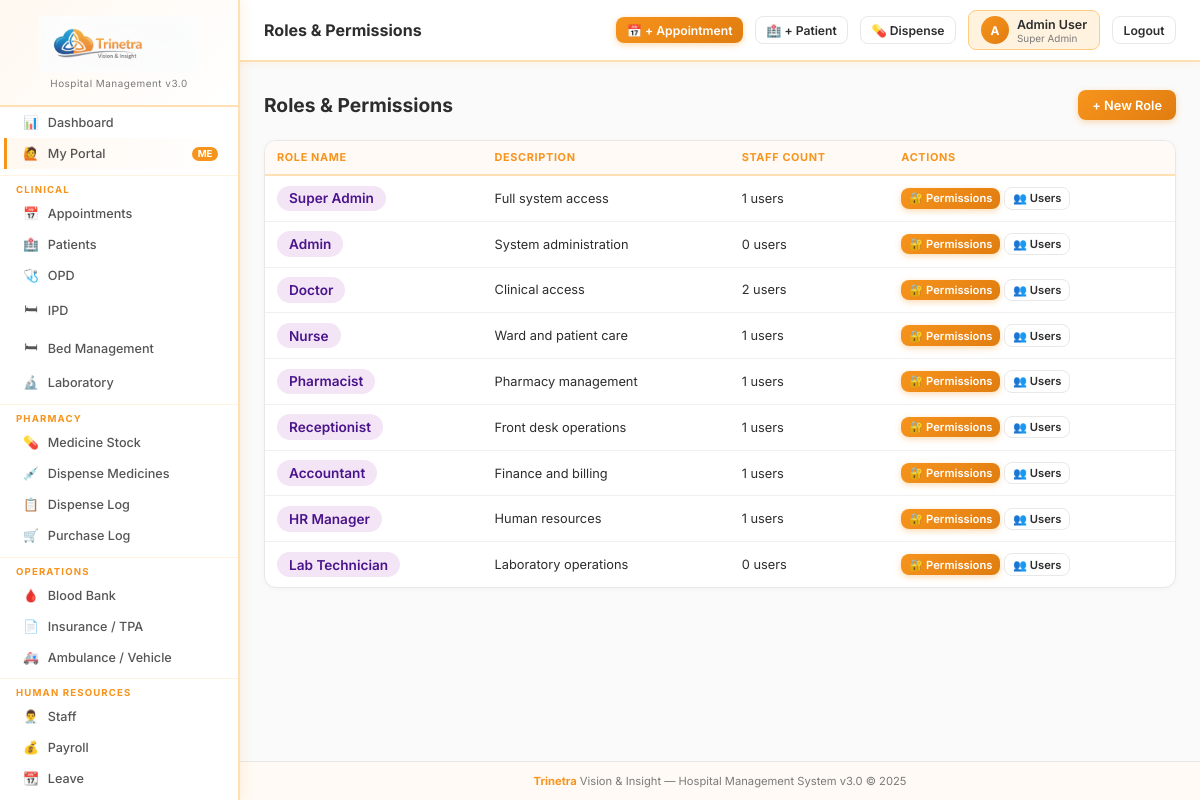
Page /admin/roles (signed in) on the committed database.
### tables this page shows
CREATE TABLE roles (
    id INTEGER PRIMARY KEY AUTOINCREMENT, name TEXT NOT NULL UNIQUE,
    description TEXT DEFAULT '', is_active INTEGER DEFAULT 1
);

### app.py (the view)
@app.route('/admin/roles')
@perm_required('admin','view')
def admin_roles():
    roles = qdb("SELECT roles.*,COUNT(staff_roles.staff_id) as staff_count FROM roles LEFT JOIN staff_roles ON staff_roles.role_id=roles.id GROUP BY roles.id ORDER BY roles.id")
    return render_template('admin/roles.html', roles=roles)

### app.py (called while the page is built)
def get_db():
    db = getattr(g, '_database', None)
    if db is None:
        db = g._database = sqlite3.connect(DATABASE)
        db.row_factory = sqlite3.Row
        db.execute("PRAGMA foreign_keys = ON")
    return db

@app.teardown_appcontext
def close_connection(exception):
    db = getattr(g, '_database', None)
    if db is not None: db.close()

def qdb(query, args=(), one=False):
    cur = get_db().execute(query, args)
    rv = cur.fetchall()
    return (rv[0] if rv else None) if one else rv

def get_user(): return session.get('hospitaladmin', {})

def get_user_permissions():
    user = get_user()
    if not user: return {}
    if user.get('roles') == 'Super Admin':
        return {m: {'view':True,'add':True,'edit':True,'delete':True} for m in ALL_MODULES}
    role_id = user.get('role_id', 0)
    rows = qdb("SELECT module,can_view,can_add,can_edit,can_delete FROM role_permissions WHERE role_id=?", (role_id,))
    return {r['module']: {'view':bool(r['can_view']),'add':bool(r['can_add']),'edit':bool(r['can_edit']),'delete':bool(r['can_delete'])} for r in rows}

def perm_required(module, action='view'):
    def decorator(f):
        @wraps(f)
        def decorated(*args, **kwargs):
            if 'hospitaladmin' not in session:
                return redirect(url_for('login'))
            user = get_user()
            if user.get('roles') == 'Super Admin':
                return f(*args, **kwargs)
            perms = get_user_permissions()
            if not perms.get(module, {}).get(action):
                flash(f'Access denied: {action} permission required for {module}.', 'danger')
                return redirect(url_for('dashboard'))
            return f(*args, **kwargs)
        return decorated
    return decorator

@app.context_processor
def inject_globals():
    user = get_user()
    perms = get_user_permissions() if user else {}
    settings = {}
    if user:
        try:
            rows = qdb("SELECT name,value FROM sch_settings")
            settings = {r['name']: r['value'] for r in rows}
        except: pass
    return dict(current_user=type('U', (), user)() if user else None,
                user_perms=perms, settings=settings,
                ALL_MODULES=ALL_MODULES)

### templates/admin/roles.html
{% extends 'base.html' %}{% block title %}Roles{% endblock %}{% block page_title %}Roles & Permissions{% endblock %}{% block content %}
<div class="page-header"><div><h1>Roles & Permissions</h1></div><a href="{{ url_for('admin_role_add') }}" class="btn btn-primary">+ New Role</a></div>
<div class="card"><div class="card-body p-0"><div class="table-wrap"><table>
<thead><tr><th>Role Name</th><th>Description</th><th>Staff Count</th><th>Actions</th></tr></thead>
<tbody>{% for r in roles %}<tr>
  <td><span class="badge badge-purple" style="font-size:.85rem;padding:.3rem .75rem;">{{ r.name }}</span></td>
  <td>{{ r.description or '—' }}</td>
  <td>{{ r.staff_count }} users</td>
  <td>
    <a href="{{ url_for('admin_role_permissions',rid=r.id) }}" class="btn btn-primary btn-xs">🔐 Permissions</a>
    <a href="{{ url_for('admin_users') }}" class="btn btn-secondary btn-xs">👥 Users</a>
  </td>
</tr>{% endfor %}</tbody>
</table></div></div></div>{% endblock %}

### templates/base.html (shortened to what this page needs)
<!DOCTYPE html>
<html lang="en">
<head>
</head>
<body>
{% if current_user %}
<nav class="sidebar">
  <div class="sidebar-brand">
    <img alt="Trinetra Vision & Insight">
    <div class="version">Hospital Management v3.0</div>
  </div>
  {% if user_perms.get('dashboard',{}).get('view',True) %}
  <a href="{{ url_for('dashboard') }}" class="{{ 'active' if request.endpoint=='dashboard' }}"><i class="icon">📊</i>Dashboard</a>
  {% endif %}
  <a href="/my"
     class="{{ 'active' if (request.endpoint or '').startswith('my_') }}"
     style="{% if not (request.endpoint or '').startswith('my_') %}background:linear-gradient(90deg,#fff8f0,#fff);border-left:3px solid #F7941D;{% endif %}">
    <i class="icon">🙋</i>
    <span style="flex:1;">My Portal</span>
    <span style="font-size:.6rem;background:#F7941D;color:#fff;padding:.1rem .35rem;border-radius:.75rem;font-weight:700;">ME</span>
  </a>
  <div class="sidebar-section">Clinical</div>
  {% if user_perms.get('appointments',{}).get('view') %}<a href="{{ url_for('appointments') }}" class="{{ 'active' if 'appointment' in (request.endpoint or '') }}"><i class="icon">📅</i>Appointments</a>{% endif %}
  {% if user_perms.get('patients',{}).get('view') %}<a href="{{ url_for('patients') }}" class="{{ 'active' if 'patient' in (request.endpoint or '') and 'blood' not in (request.endpoint or '') }}"><i class="icon">🏥</i>Patients</a>{% endif %}
  {% if user_perms.get('opd',{}).get('view') %}<a href="{{ url_for('opd') }}" class="{{ 'active' if request.endpoint=='opd' }}"><i class="icon">🩺</i>OPD</a>{% endif %}
  {% if user_perms.get('ipd',{}).get('view') %}<a href="{{ url_for('ipd') }}" class="{{ 'active' if request.endpoint=='ipd' }}"><i class="icon">🛏</i>IPD</a>{% endif %}
  {% if user_perms.get('beds',{}).get('view') %}<a href="{{ url_for('beds') }}" class="{{ 'active' if 'bed' in (request.endpoint or '') }}"><i class="icon">🛏</i>Bed Management</a>{% endif %}
  {% if user_perms.get('lab',{}).get('view') %}<a href="{{ url_for('lab') }}" class="{{ 'active' if 'lab' in (request.endpoint or '') }}"><i class="icon">🔬</i>Laboratory</a>{% endif %}
  <div class="sidebar-section">Pharmacy</div>
  {% if user_perms.get('pharmacy',{}).get('view') %}
  <a href="{{ url_for('pharmacy_list') }}" class="{{ 'active' if request.endpoint=='pharmacy_list' }}"><i class="icon">💊</i>Medicine Stock</a>
  <a href="{{ url_for('pharmacy_dispense') }}" class="{{ 'active' if request.endpoint=='pharmacy_dispense' }}"><i class="icon">💉</i>Dispense Medicines</a>
  <a href="{{ url_for('pharmacy_dispense_all') }}" class="{{ 'active' if request.endpoint=='pharmacy_dispense_all' }}"><i class="icon">📋</i>Dispense Log</a>
  <a href="{{ url_for('pharmacy_purchases') }}" class="{{ 'active' if request.endpoint=='pharmacy_purchases' }}"><i class="icon">🛒</i>Purchase Log</a>
  {% endif %}
  <div class="sidebar-section">Operations</div>
  {% if user_perms.get('bloodbank',{}).get('view') %}<a href="{{ url_for('bloodbank') }}" class="{{ 'active' if 'bloodbank' in (request.endpoint or '') }}"><i class="icon">🩸</i>Blood Bank</a>{% endif %}
  {% if user_perms.get('insurance',{}).get('view') %}<a href="{{ url_for('insurance') }}" class="{{ 'active' if 'insurance' in (request.endpoint or '') }}"><i class="icon">📄</i>Insurance / TPA</a>{% endif %}
  {% if user_perms.get('vehicle',{}).get('view') %}<a href="{{ url_for('vehicle_list') }}" class="{{ 'active' if 'vehicle' in (request.endpoint or '') }}"><i class="icon">🚑</i>Ambulance / Vehicle</a>{% endif %}
  <div class="sidebar-section">Human Resources</div>
  {% if user_perms.get('staff',{}).get('view') %}<a href="{{ url_for('staff_list') }}" class="{{ 'active' if request.endpoint in ['staff_list','staff_view','staff_edit'] }}"><i class="icon">👨‍⚕️</i>Staff</a>{% endif %}
  {% if user_perms.get('payroll',{}).get('view') %}<a href="{{ url_for('payroll_list') }}" class="{{ 'active' if 'payroll' in (request.endpoint or '') }}"><i class="icon">💰</i>Payroll</a>{% endif %}
  {% if user_perms.get('hr_leave',{}).get('view') %}<a href="{{ url_for('hr_leave') }}" class="{{ 'active' if 'leave' in (request.endpoint or '') }}"><i class="icon">📆</i>Leave</a>{% endif %}
  {% if user_perms.get('hr_attendance',{}).get('view') %}<a href="{{ url_for('hr_attendance') }}" class="{{ 'active' if 'attendance' in (request.endpoint or '') }}"><i class="icon">✅</i>Attendance</a>{% endif %}
</nav>
<div class="main-wrap">
  <div class="topbar">
    <div class="topbar-left">
      <div class="topbar-title">{% block page_title %}Dashboard{% endblock %}</div>
    </div>
    <div class="topbar-right">
      {% if user_perms.get('appointments',{}).get('add') %}
      <a href="{{ url_for('appointment_add') }}" class="btn btn-primary btn-sm">📅 + Appointment</a>
      {% endif %}
      {% if user_perms.get('patients',{}).get('add') %}
      <a href="{{ url_for('patient_add') }}" class="btn btn-secondary btn-sm">🏥 + Patient</a>
      {% endif %}
      {% if user_perms.get('pharmacy',{}).get('add') %}
      <a href="{{ url_for('pharmacy_dispense') }}" class="btn btn-secondary btn-sm">💊 Dispense</a>
      {% endif %}
      <div class="user-badge">
        <div class="user-avatar">{{ current_user.username[:1].upper() if current_user else 'U' }}</div>
        <div>
          <div class="user-name">{{ current_user.username if current_user else '' }}</div>
          <div class="user-role">{{ current_user.roles if current_user else '' }}</div>
        </div>
      </div>
      <a href="{{ url_for('logout') }}" class="btn btn-secondary btn-sm">Logout</a>
    </div>
  </div>
  <div class="flash-wrap">
  </div>
  <div class="content">{% block content %}{% endblock %}</div>
  <div style="text-align:center;padding:.75rem;font-size:.7rem;color:var(--muted);border-top:1px solid var(--border);background:#fffaf5;">
    <strong style="color:var(--brand-orange);">Trinetra</strong> Vision &amp; Insight &mdash; Hospital Management System v3.0 &copy; 2025
  </div>
</div>
{% endif %}
</body>
</html>

### rows in the picture
roles: name "Super Admin", description "Full system access", staff_count "1"
roles: name "Admin", description "System administration", staff_count "0"
roles: name "Doctor", description "Clinical access", staff_count "2"
roles: name "Nurse", description "Ward and patient care", staff_count "1"
roles: name "Pharmacist", description "Pharmacy management", staff_count "1"
roles: name "Receptionist", description "Front desk operations", staff_count "1"
roles: name "Accountant", description "Finance and billing", staff_count "1"
roles: name "HR Manager", description "Human resources", staff_count "1"
roles: name "Lab Technician", description "Laboratory operations", staff_count "0"

### other values in the picture
{{ current_user.username[:1].upper() if current_user else 'U' }} "A"
{{ current_user.username if current_user else '' }} "Admin User"
